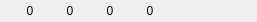
<?xml version="1.0" encoding="UTF-8"?>
<ui version="4.0">
 <class>DotView</class>
 <widget class="QWidget" name="DotView">
  <property name="geometry">
   <rect>
    <x>0</x>
    <y>0</y>
    <width>257</width>
    <height>22</height>
   </rect>
  </property>
  <property name="windowTitle">
   <string>Form</string>
  </property>
  <layout class="QHBoxLayout" name="horizontalLayout">
   <property name="spacing">
    <number>0</number>
   </property>
   <property name="leftMargin">
    <number>0</number>
   </property>
   <property name="topMargin">
    <number>0</number>
   </property>
   <property name="rightMargin">
    <number>0</number>
   </property>
   <property name="bottomMargin">
    <number>0</number>
   </property>
   <item>
    <widget class="CompLabel" name="hot_label">
     <property name="sizePolicy">
      <sizepolicy hsizetype="Fixed" vsizetype="Fixed">
       <horstretch>0</horstretch>
       <verstretch>0</verstretch>
      </sizepolicy>
     </property>
     <property name="minimumSize">
      <size>
       <width>20</width>
       <height>20</height>
      </size>
     </property>
     <property name="maximumSize">
      <size>
       <width>20</width>
       <height>20</height>
      </size>
     </property>
     <property name="mouseTracking">
      <bool>true</bool>
     </property>
     <property name="statusTip">
      <string extracomment="hahahha"/>
     </property>
     <property name="text">
      <string/>
     </property>
    </widget>
   </item>
   <item>
    <widget class="QLabel" name="hot_nb_label">
     <property name="sizePolicy">
      <sizepolicy hsizetype="Fixed" vsizetype="Fixed">
       <horstretch>0</horstretch>
       <verstretch>0</verstretch>
      </sizepolicy>
     </property>
     <property name="minimumSize">
      <size>
       <width>20</width>
       <height>20</height>
      </size>
     </property>
     <property name="maximumSize">
      <size>
       <width>20</width>
       <height>20</height>
      </size>
     </property>
     <property name="text">
      <string>0</string>
     </property>
     <property name="alignment">
      <set>Qt::AlignCenter</set>
     </property>
    </widget>
   </item>
   <item>
    <widget class="CompLabel" name="dot_label">
     <property name="sizePolicy">
      <sizepolicy hsizetype="Fixed" vsizetype="Fixed">
       <horstretch>0</horstretch>
       <verstretch>0</verstretch>
      </sizepolicy>
     </property>
     <property name="minimumSize">
      <size>
       <width>20</width>
       <height>20</height>
      </size>
     </property>
     <property name="maximumSize">
      <size>
       <width>20</width>
       <height>20</height>
      </size>
     </property>
     <property name="mouseTracking">
      <bool>true</bool>
     </property>
     <property name="text">
      <string/>
     </property>
    </widget>
   </item>
   <item>
    <widget class="QLabel" name="dot_nb_label">
     <property name="sizePolicy">
      <sizepolicy hsizetype="Fixed" vsizetype="Fixed">
       <horstretch>0</horstretch>
       <verstretch>0</verstretch>
      </sizepolicy>
     </property>
     <property name="minimumSize">
      <size>
       <width>20</width>
       <height>20</height>
      </size>
     </property>
     <property name="maximumSize">
      <size>
       <width>20</width>
       <height>20</height>
      </size>
     </property>
     <property name="text">
      <string>0</string>
     </property>
     <property name="alignment">
      <set>Qt::AlignCenter</set>
     </property>
    </widget>
   </item>
   <item>
    <widget class="CompLabel" name="buf_label">
     <property name="sizePolicy">
      <sizepolicy hsizetype="Fixed" vsizetype="Fixed">
       <horstretch>0</horstretch>
       <verstretch>0</verstretch>
      </sizepolicy>
     </property>
     <property name="minimumSize">
      <size>
       <width>20</width>
       <height>20</height>
      </size>
     </property>
     <property name="maximumSize">
      <size>
       <width>20</width>
       <height>20</height>
      </size>
     </property>
     <property name="mouseTracking">
      <bool>true</bool>
     </property>
     <property name="text">
      <string/>
     </property>
    </widget>
   </item>
   <item>
    <widget class="QLabel" name="buf_label_nb">
     <property name="sizePolicy">
      <sizepolicy hsizetype="Fixed" vsizetype="Fixed">
       <horstretch>0</horstretch>
       <verstretch>0</verstretch>
      </sizepolicy>
     </property>
     <property name="minimumSize">
      <size>
       <width>20</width>
       <height>20</height>
      </size>
     </property>
     <property name="maximumSize">
      <size>
       <width>20</width>
       <height>20</height>
      </size>
     </property>
     <property name="text">
      <string>0</string>
     </property>
     <property name="alignment">
      <set>Qt::AlignCenter</set>
     </property>
    </widget>
   </item>
   <item>
    <widget class="CompLabel" name="debuf_label">
     <property name="sizePolicy">
      <sizepolicy hsizetype="Fixed" vsizetype="Fixed">
       <horstretch>0</horstretch>
       <verstretch>0</verstretch>
      </sizepolicy>
     </property>
     <property name="minimumSize">
      <size>
       <width>20</width>
       <height>20</height>
      </size>
     </property>
     <property name="maximumSize">
      <size>
       <width>20</width>
       <height>20</height>
      </size>
     </property>
     <property name="mouseTracking">
      <bool>true</bool>
     </property>
     <property name="text">
      <string/>
     </property>
    </widget>
   </item>
   <item>
    <widget class="QLabel" name="debuf_label_nb">
     <property name="sizePolicy">
      <sizepolicy hsizetype="Fixed" vsizetype="Fixed">
       <horstretch>0</horstretch>
       <verstretch>0</verstretch>
      </sizepolicy>
     </property>
     <property name="minimumSize">
      <size>
       <width>20</width>
       <height>20</height>
      </size>
     </property>
     <property name="maximumSize">
      <size>
       <width>20</width>
       <height>20</height>
      </size>
     </property>
     <property name="text">
      <string>0</string>
     </property>
     <property name="alignment">
      <set>Qt::AlignCenter</set>
     </property>
    </widget>
   </item>
   <item>
    <spacer name="horizontalSpacer">
     <property name="orientation">
      <enum>Qt::Horizontal</enum>
     </property>
     <property name="sizeHint" stdset="0">
      <size>
       <width>40</width>
       <height>20</height>
      </size>
     </property>
    </spacer>
   </item>
  </layout>
 </widget>
 <customwidgets>
  <customwidget>
   <class>CompLabel</class>
   <extends>QLabel</extends>
   <header>complabel.h</header>
  </customwidget>
 </customwidgets>
 <resources/>
 <connections/>
</ui>
